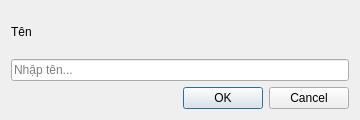
<?xml version="1.0" encoding="UTF-8"?>
<ui version="4.0">
 <class>NameDialog</class>
 <widget class="QDialog" name="NameDialog">
  <property name="geometry">
   <rect>
    <x>0</x>
    <y>0</y>
    <width>360</width>
    <height>120</height>
   </rect>
  </property>
  <property name="windowTitle">
   <string>Nhập tên</string>
  </property>
  <layout class="QVBoxLayout" name="verticalLayout">
   <item>
    <widget class="QLabel" name="hintLabel">
     <property name="text">
      <string>Tên</string>
     </property>
    </widget>
   </item>
   <item>
    <widget class="QLineEdit" name="nameEdit">
     <property name="placeholderText">
      <string>Nhập tên...</string>
     </property>
    </widget>
   </item>
   <item>
    <widget class="QDialogButtonBox" name="buttonBox">
     <property name="standardButtons">
      <set>QDialogButtonBox::Ok|QDialogButtonBox::Cancel</set>
     </property>
    </widget>
   </item>
  </layout>
 </widget>
 <resources/>
 <connections>
  <connection>
   <sender>buttonBox</sender>
   <signal>accepted()</signal>
   <receiver>NameDialog</receiver>
   <slot>accept()</slot>
   <hints>
    <hint type="sourcelabel">
     <x>248</x>
     <y>254</y>
    </hint>
    <hint type="destinationlabel">
     <x>157</x>
     <y>274</y>
    </hint>
   </hints>
  </connection>
  <connection>
   <sender>buttonBox</sender>
   <signal>rejected()</signal>
   <receiver>NameDialog</receiver>
   <slot>reject()</slot>
   <hints>
    <hint type="sourcelabel">
     <x>316</x>
     <y>260</y>
    </hint>
    <hint type="destinationlabel">
     <x>286</x>
     <y>274</y>
    </hint>
   </hints>
  </connection>
 </connections>
</ui>
